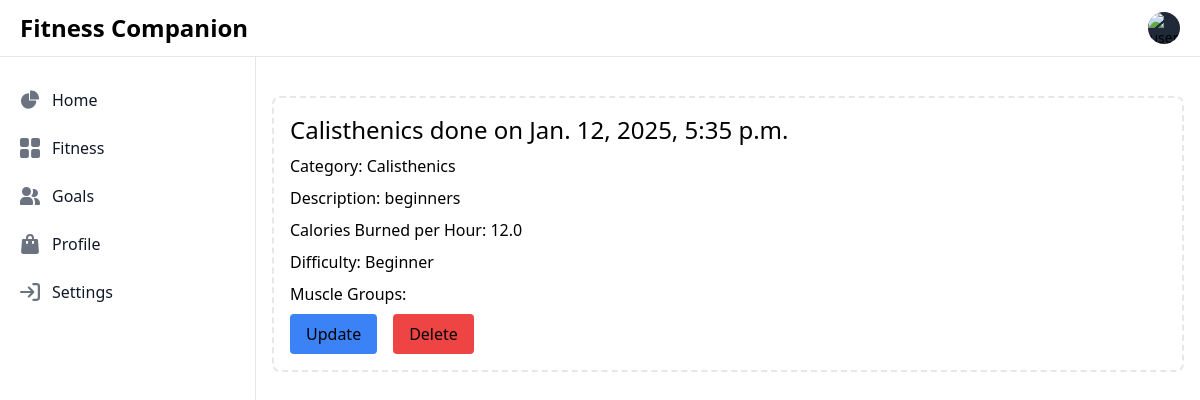
/fitness/exercise/2/ (signed in), run on an earlier commit of the app's database.
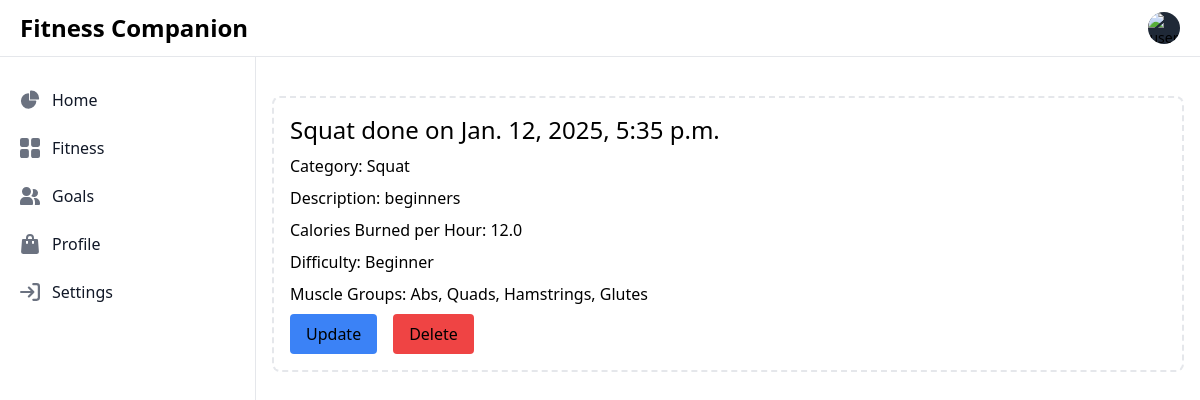
And on a later commit of the database.
### fitness/models.py (models this page shows, shortened)
class Exercise(models.Model):
    DIFFICULTY_LEVELS = [
        ("beginner", "Beginner"),
        ("intermediate", "Intermediate"),
        ("advanced", "Advanced"),
    ]
    user = models.ForeignKey(settings.AUTH_USER_MODEL, on_delete=models.CASCADE)
    created_at = models.DateTimeField(auto_now_add=True)
    name = models.CharField(max_length=200)
    category = models.ForeignKey(ExerciseCategory, on_delete=models.SET_NULL, null=True)
    description = models.TextField(blank=True)
    calories_burned_per_hour = models.FloatField(validators=[MinValueValidator(0)])
    difficulty = models.CharField(max_length=20, choices=DIFFICULTY_LEVELS)
    muscle_groups = models.ManyToManyField("MuscleGroup")

class ExerciseCategory(models.Model):
    user = models.ForeignKey(settings.AUTH_USER_MODEL, on_delete=models.CASCADE)
    name = models.CharField(max_length=100, unique=True)
    description = models.TextField(blank=True)

class MuscleGroup(models.Model):
    name = models.CharField(max_length=100, unique=True)
    description = models.TextField(blank=True)
    def __str__(self):
        return self.name

### fitness/views.py (the view)
# urls.py: path('exercise/<int:exercise_id>/', views.exercise_detail, name='exercise_detail'),
@login_required
def exercise_detail(request, exercise_id):
    exercise = get_object_or_404(Exercise, id=exercise_id)
    return render(request, 'exercise_detail.html', {'exercise': exercise})

### templates/exercise_detail.html
{% extends "base.html" %}
{% block content %}
<div class="flex-col space-y-2">
    <h2 class="text-2xl">{{ exercise.name }} done on {{exercise.created_at}}</h2>
    <p>Category: {{ exercise.category.name }}</p>
    <p>Description: {{ exercise.description }}</p>
    <p>Calories Burned per Hour: {{ exercise.calories_burned_per_hour }}</p>
    <p>Difficulty: {{ exercise.get_difficulty_display }}</p>
    <p>Muscle Groups: {{ exercise.muscle_groups.all|join:", " }}</p>
    <div class="flex gap-4">
        <a href="{% url 'update_exercise' exercise.id %}" class="bg-blue-500 hover:bg-blue-700 py-2 px-4 rounded">Update</a>
        <a href="{% url 'delete_exercise' exercise.id %}" class="bg-red-500 hover:bg-red-700 py-2 px-4 rounded">Delete</a>
    </div>
    </div>
</div>
{% endblock %}

What changed in the data, as far as the page shows it:
changed Exercise "beginners": name "Calisthenics" → "Squat"; category.name "Calisthenics" → "Squat"; muscle_groups.all (not shown) → "Abs, Quads, Hamstrings, Glutes"
